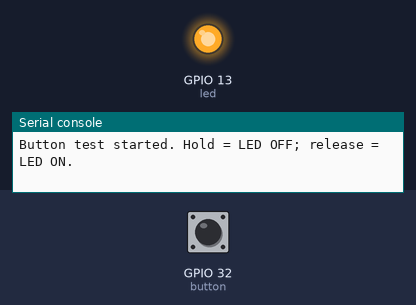
Bench run of a program on a simulated ESP32 board running MicroPython. Parts: output pins drawn as LEDs (lit = HIGH), the last lines printed to the serial console. The test bench sets the inputs (shaded band); at power-on: GPIO 32 (button) HIGH.

Above: at 1.2 s.
1.3 s: GPIO 32 (button) pulled LOW for 0.15 s
At 1.4 s:
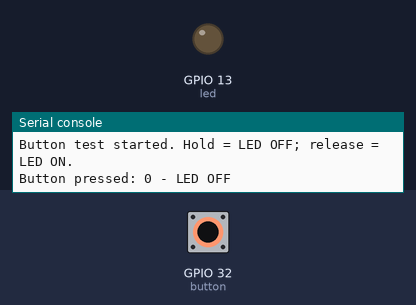
2.9 s: GPIO 32 (button) pulled LOW for 3.2 s
At 6.5 s:
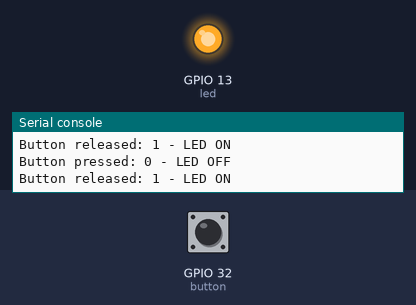
Timing chart, 0 to 8.0 s (numbered marks = the images above; inputs shaded):
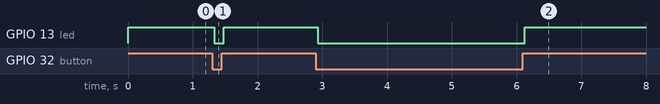

Measured:
- after the input at 1.3 s, GPIO 13 (led): HIGH → LOW at once, → HIGH 0.15 s later
- after the input at 2.9 s, GPIO 13 (led): HIGH → LOW at once, → HIGH 3.2 s later

The program:

lab2_check2.py
```python
from machine import Pin
import time

BUTTON_PIN = 32
LED_PIN = 13
DEBOUNCE_MS = 30

# Button connects GPIO32 to GND when pressed.
# LED is active high: GPIO13 -> resistor -> LED -> GND.
# Released = LED ON; pressed = LED OFF.
button = Pin(BUTTON_PIN, Pin.IN, Pin.PULL_UP)
button.irq(handler=None)
led = Pin(LED_PIN, Pin.OUT, value=1)
time.sleep_ms(DEBOUNCE_MS)

stable_state = button.value()
led.value(stable_state)
pending = False


def button_irq(pin):
    global pending

    # Disable button interrupts while debouncing.
    button.irq(handler=None)
    pending = True


def enable_button_irq():
    button.irq(
        trigger=Pin.IRQ_FALLING | Pin.IRQ_RISING,
        handler=button_irq
    )


print("Button test started. Hold = LED OFF; release = LED ON.")

try:
    enable_button_irq()
    if button.value() != stable_state:
        button_irq(button)

    while True:
        if pending:
            pending = False

            # Wait until the input remains unchanged for 30 ms.
            candidate = button.value()
            stable_since = time.ticks_ms()

            while True:
                current = button.value()
                now = time.ticks_ms()

                if current != candidate:
                    candidate = current
                    stable_since = now

                if time.ticks_diff(now, stable_since) >= DEBOUNCE_MS:
                    break

                time.sleep_ms(1)

            # Update LED and print only confirmed state changes.
            if candidate != stable_state:
                stable_state = candidate
                led.value(stable_state)
                if stable_state == 0:
                    print("Button pressed:", stable_state, "- LED OFF")
                else:
                    print("Button released:", stable_state, "- LED ON")

            # Resume interrupts for the next transition.
            enable_button_irq()

            # Catch a change that occurred just before re-enabling.
            if button.value() != stable_state:
                button_irq(button)

        time.sleep_ms(1)

except KeyboardInterrupt:
    print("Stopped")

finally:
    button.irq(handler=None)
    led.off()
```
